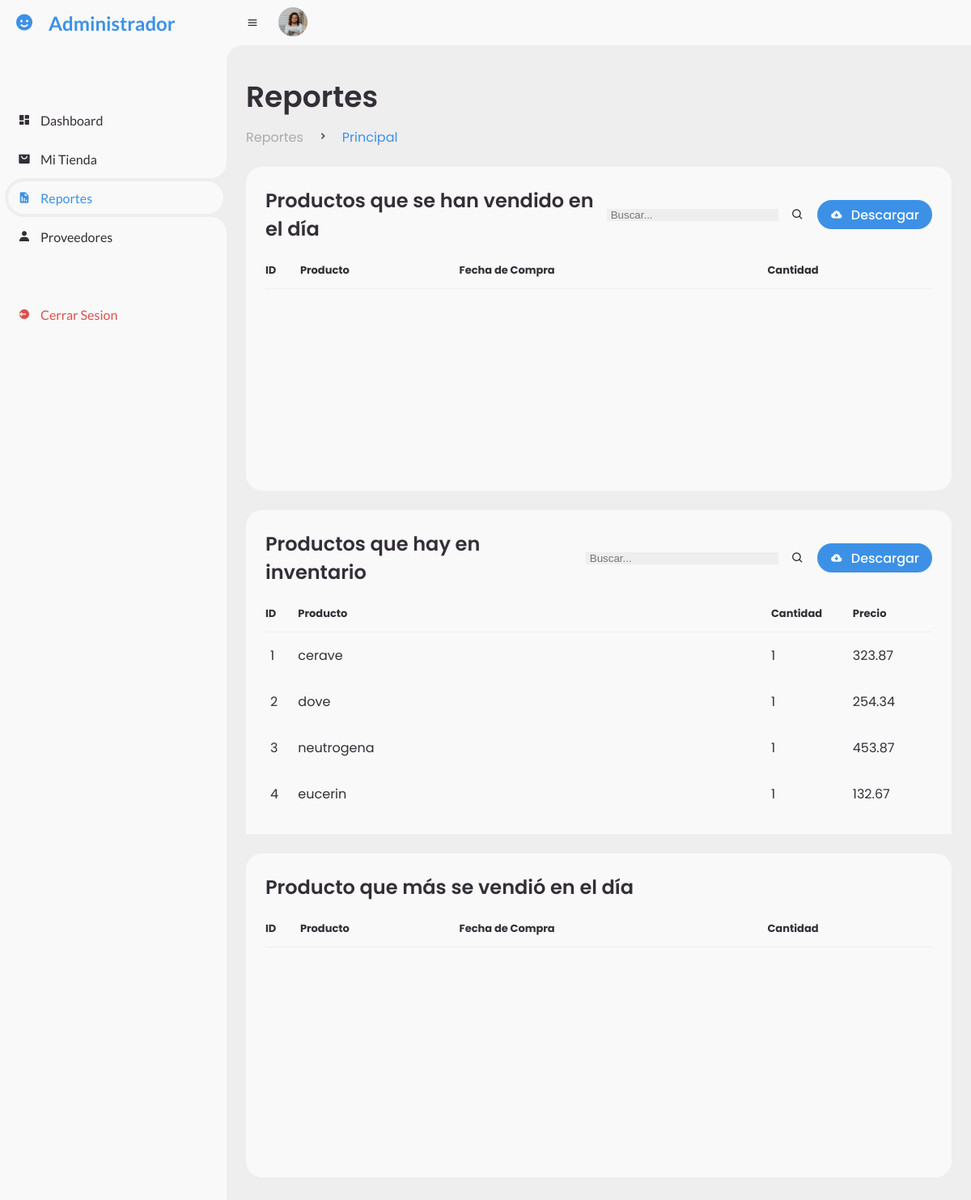
Page /Admin/reportes.php on the committed database.
### tables this page shows
create table Articulo(
ID_A Smallint(5) unsigned not null AUTO_INCREMENT,
fkID_P Smallint unsigned not null,
nombreA varchar (100) not null,
cantidad smallint not null,
precio decimal(7,2) not null,
descripcion varchar(255) not null,
primary key (ID_A),
foreign key (fkID_P) references Proveedor(ID_P) ON UPDATE CASCADE ON DELETE CASCADE
);

### Admin/reportes.php (the view, shortened to what this page needs)
<?php
$conexion = mysqli_connect("localhost", "root", "", "piel");
$consulta = mysqli_query($conexion, "SELECT ID_A, nombreA, cantidad, precio, descripcion FROM articulo");
?>
<!DOCTYPE html>
<html lang="en">
<head>
	<link href='https://unpkg.com/boxicons@2.0.9/css/boxicons.min.css' rel='stylesheet'>
	<link rel="stylesheet" href="style.css">
</head>
<body>
	<section id="sidebar">
		<a href="#" class="brand">
			<i class='bx bxs-smile'></i>
			<span class="text">Administrador</span>
		</a>
		<ul class="side-menu top">
			<li>
				<a href="admin.php">
					<i class='bx bxs-dashboard' ></i>
					<span class="text">Dashboard</span>
				</a>
			</li>
			<li>
				<a href="mitienda.php">
					<i class='bx bxs-shopping-bag-alt' ></i>
					<span class="text">Mi Tienda</span>
				</a>
			</li>
			<li class="active">
				<a href="#">
					<i class='bx bxs-report' ></i>
					<span class="text">Reportes</span>
				</a>
			</li>
			<li>
				<a href="proveedores.php">
					<i class='bx bxs-user' ></i>
					<span class="text">Proveedores</span>
				</a>
			</li>
		</ul>
		<ul class="side-menu">
			<li>
				<a href="../Usuario/salir.php" class="logout">
					<i class='bx bxs-log-out-circle' ></i>
					<span class="text">Cerrar Sesion</span>
				</a>
			</li>
		</ul>
	</section>
	<section id="content">
		<nav>
			<i class='bx bx-menu' ></i>
			<a href="#" class="profile">
				<img src="img/people.png">
			</a>
		</nav>
		<main>
			<div class="head-title">
				<div class="left">
					<h1>Reportes</h1>
					<ul class="breadcrumb">
						<li>
							<a href="#">Reportes</a>
						</li>
						<li><i class='bx bx-chevron-right' ></i></li>
						<li>
							<a class="active" href="#">Principal</a>
						</li>
					</ul>
				</div>
			</div>
			<div class="table-data">
				<div class="order">
					<div class="head">
						<h3>Productos que se han vendido en el día</h3>
						<input type="search" id="busqueda" placeholder="Buscar..." oninput="reiniciarTabla()">
                        <i class='bx bx-search' onclick="buscar()"></i>
						<a href="#" class="btn-download" id="toPDF" onclick="pdf()">
							<i class='bx bxs-cloud-download' ></i>
							<span class="text">Descargar</span>
						</a>
					</div>
					<table id="customers_table">
						<thead>
							<tr>
								<th>ID</th>
                                <th>Producto</th>
								<th>Fecha de Compra</th>
								<th>Cantidad</th>
							</tr>
						</thead>
					</table>
				</div>
			</div>
            <div class="table-data">
				<div class="order">
					<div class="head">
						<h3>Productos que hay en inventario</h3>
						<input type="search" id="busqueda2" placeholder="Buscar..." oninput="reiniciarTabla2()">
                        <i class='bx bx-search' onclick="buscar2()" ></i>
						<a href="#" class="btn-download" id="toPDF2" onclick="pdf2()">
							<i class='bx bxs-cloud-download' ></i>
							<span class="text">Descargar</span>
						</a>
					</div>
					<table id="customers_table2">
						<thead>
							<tr>
								<th>ID</th>
                                <th>Producto</th>
								<th>Cantidad</th>
								<th>Precio</th>
							</tr>
						</thead>
						<tbody>
							<tr>
							<?php while ($fila = mysqli_fetch_assoc($consulta)): ?>
                                <td><?php echo $fila['ID_A'] ?></td>
								<td>
									<p><?php echo $fila['nombreA'] ?></p>
								</td>
								<td><?php echo $fila['cantidad'] ?></td>
                                <td><?php echo $fila['precio'] ?></td>
							</tr>
							<?php endwhile; ?>
						</tbody>
					</table>
				</div>
			</div>
            <div class="table-data">
				<div class="order">
					<div class="head">
						<h3>Producto que más se vendió en el día</h3>
					</div>
					<table id="customers_table3">
						<thead>
							<tr>
								<th>ID</th>
                                <th>Producto</th>
								<th>Fecha de Compra</th>
								<th>Cantidad</th>
							</tr>
						</thead>
					</table>
				</div>
			</div>
		</main>
	</section>
</body>
</html>

### rows in the picture
articulo: ID_A "1", nombreA "cerave", cantidad "1", precio "323.87"
articulo: ID_A "2", nombreA "dove", cantidad "1", precio "254.34"
articulo: ID_A "3", nombreA "neutrogena", cantidad "1", precio "453.87"
articulo: ID_A "4", nombreA "eucerin", cantidad "1", precio "132.67"
